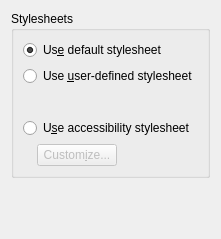
<ui version="4.0" >
 <class>CSSConfigWidget</class>
 <widget class="QWidget" name="CSSConfigWidget" >
  <property name="whatsThis" >
   <string>&lt;b>Stylesheets&lt;/b>&lt;p>See http://www.w3.org/Style/CSS for further information on cascading style sheets.&lt;/p></string>
  </property>
  <layout class="QVBoxLayout" >
   <item>
    <widget class="QGroupBox" name="ButtonGroup1" >
     <property name="sizePolicy" >
      <sizepolicy vsizetype="Preferred" hsizetype="MinimumExpanding" >
       <horstretch>0</horstretch>
       <verstretch>0</verstretch>
      </sizepolicy>
     </property>
     <property name="whatsThis" >
      <string>&lt;b>Stylesheets&lt;/b>&lt;p>Use this groupbox to determine how Konqueror will render style sheets.&lt;/p></string>
     </property>
     <property name="title" >
      <string>Stylesheets</string>
     </property>
     <layout class="QVBoxLayout" >
      <item>
       <widget class="QRadioButton" name="useDefault" >
        <property name="whatsThis" >
         <string>&lt;b>Use default stylesheet&lt;/b>&lt;p>Select this option to use the default stylesheet.&lt;/p></string>
        </property>
        <property name="text" >
         <string>Us&amp;e default stylesheet</string>
        </property>
        <property name="checked" >
         <bool>true</bool>
        </property>
       </widget>
      </item>
      <item>
       <widget class="QRadioButton" name="useUser" >
        <property name="whatsThis" >
         <string>&lt;b>Use user-defined stylesheet&lt;/b>&lt;p>If this box is checked, Konqueror will try to load a user-defined style sheet as specified in the location below. The style sheet allows you to completely override the way web pages are rendered in your browser. The file specified should contain a valid style sheet (see http://www.w3.org/Style/CSS for further information on cascading style sheets).&lt;/p></string>
        </property>
        <property name="text" >
         <string>Use &amp;user-defined stylesheet</string>
        </property>
       </widget>
      </item>
      <item>
       <layout class="QHBoxLayout" >
        <property name="leftMargin" >
         <number>0</number>
        </property>
        <property name="topMargin" >
         <number>0</number>
        </property>
        <property name="rightMargin" >
         <number>0</number>
        </property>
        <property name="bottomMargin" >
         <number>0</number>
        </property>
        <item>
         <spacer>
          <property name="orientation" >
           <enum>Qt::Horizontal</enum>
          </property>
          <property name="sizeType" >
           <enum>QSizePolicy::Fixed</enum>
          </property>
          <property name="sizeHint" >
           <size>
            <width>14</width>
            <height>20</height>
           </size>
          </property>
         </spacer>
        </item>
        <item>
         <widget class="KUrlRequester" name="urlRequester" >
          <property name="enabled" >
           <bool>false</bool>
          </property>
         </widget>
        </item>
       </layout>
      </item>
      <item>
       <widget class="QRadioButton" name="useAccess" >
        <property name="sizePolicy" >
         <sizepolicy vsizetype="Fixed" hsizetype="MinimumExpanding" >
          <horstretch>0</horstretch>
          <verstretch>0</verstretch>
         </sizepolicy>
        </property>
        <property name="whatsThis" >
         <string>&lt;b>Use accessibility stylesheet&lt;/b>&lt;p>Selecting this option will allow you to define a default font, font size, and font color with a few simple clicks of the mouse. Simply wander over to the Customize... dialog and pick out your desired options.&lt;/p></string>
        </property>
        <property name="text" >
         <string>U&amp;se accessibility stylesheet</string>
        </property>
       </widget>
      </item>
      <item>
       <layout class="QHBoxLayout" >
        <property name="leftMargin" >
         <number>0</number>
        </property>
        <property name="topMargin" >
         <number>0</number>
        </property>
        <property name="rightMargin" >
         <number>0</number>
        </property>
        <property name="bottomMargin" >
         <number>0</number>
        </property>
        <item>
         <spacer>
          <property name="orientation" >
           <enum>Qt::Horizontal</enum>
          </property>
          <property name="sizeType" >
           <enum>QSizePolicy::Fixed</enum>
          </property>
          <property name="sizeHint" >
           <size>
            <width>14</width>
            <height>20</height>
           </size>
          </property>
         </spacer>
        </item>
        <item>
         <widget class="QPushButton" name="customize" >
          <property name="enabled" >
           <bool>false</bool>
          </property>
          <property name="text" >
           <string>Custom&amp;ize...</string>
          </property>
         </widget>
        </item>
        <item>
         <spacer>
          <property name="orientation" >
           <enum>Qt::Horizontal</enum>
          </property>
          <property name="sizeType" >
           <enum>QSizePolicy::Expanding</enum>
          </property>
          <property name="sizeHint" >
           <size>
            <width>20</width>
            <height>20</height>
           </size>
          </property>
         </spacer>
        </item>
       </layout>
      </item>
     </layout>
    </widget>
   </item>
   <item>
    <spacer>
     <property name="orientation" >
      <enum>Qt::Vertical</enum>
     </property>
     <property name="sizeType" >
      <enum>QSizePolicy::Expanding</enum>
     </property>
     <property name="sizeHint" >
      <size>
       <width>20</width>
       <height>50</height>
      </size>
     </property>
    </spacer>
   </item>
  </layout>
 </widget>
 <customwidgets>
  <customwidget>
   <class>KUrlRequester</class>
   <extends>QFrame</extends>
   <header>kurlrequester.h</header>
  </customwidget>
 </customwidgets>
 <includes>
  <include location="local" >kurlrequester.h</include>
  <include location="local" >klineedit.h</include>
 </includes>
 <resources/>
 <connections>
  <connection>
   <sender>useAccess</sender>
   <signal>toggled(bool)</signal>
   <receiver>customize</receiver>
   <slot>setEnabled(bool)</slot>
   <hints>
    <hint type="sourcelabel" >
     <x>20</x>
     <y>20</y>
    </hint>
    <hint type="destinationlabel" >
     <x>20</x>
     <y>20</y>
    </hint>
   </hints>
  </connection>
  <connection>
   <sender>useUser</sender>
   <signal>toggled(bool)</signal>
   <receiver>urlRequester</receiver>
   <slot>setEnabled(bool)</slot>
   <hints>
    <hint type="sourcelabel" >
     <x>20</x>
     <y>20</y>
    </hint>
    <hint type="destinationlabel" >
     <x>20</x>
     <y>20</y>
    </hint>
   </hints>
  </connection>
 </connections>
</ui>
